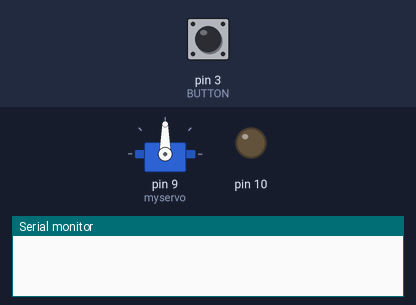
The sketch below on a simulated Arduino Uno, built with avr-gcc and run on an emulated ATmega328P. On the bench: servo, output pins drawn as LEDs (lit = HIGH), the last lines printed to the serial monitor. The test bench sets the inputs (shaded band); at power-on: pin 3 (BUTTON) HIGH.

Above: at 3.4 s.
3.5 s: pin 3 (BUTTON) pulsed LOW 5 times (0.12 s each, 0.3 s apart)
At 6.2 s:
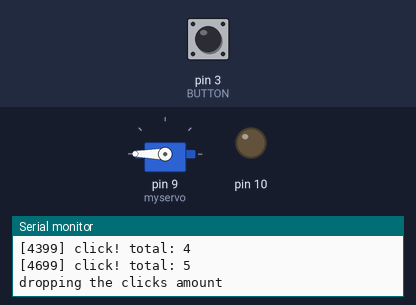
6.7 s: pin 3 (BUTTON) pulled LOW for 1 s
At 7.7 s:
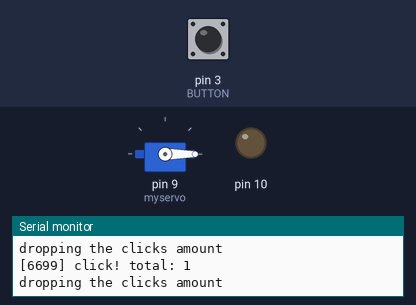
Timing chart, 0 to 9.7 s (numbered marks = the images above; inputs shaded):
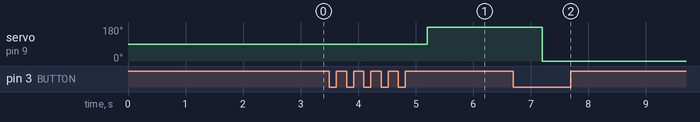

The sketch:

spin-me-right-round.ino
```cpp
#define LEFT 9
#define RIGHT 10
#define BUTTON 3

#define SPIN_DELAY  400
#include <Servo.h>
Servo myservo;
int pos = 0;
class Motor {
  private:
    int _left;
    int _right;
  public:
    Motor(int left, int right){
      _left = left;
      _right = right;

      pinMode(_left, OUTPUT);
      pinMode(_right, OUTPUT);

      tearDown();
    }

   void spinRightRound(){
    digitalWrite(_left, HIGH);
    digitalWrite(_right, LOW);
   }

   void spinReverse(){
      digitalWrite(_left, LOW);
      digitalWrite(_right, HIGH);
   }

   void tearDown(){
    digitalWrite(_left, LOW);
    digitalWrite(_right, LOW);
   }

   void reverse(){
    int tmp = _left;
    _left = _right;
    _right = tmp;
   }
};

class Clicker{
  private:
    int _pin;
    int _clicks;
    long _delayBetweenClicks;
    long _timeout;
    long _lastClick;
    long _debounceDelay;
    bool _lastState;

    long _longMillis(){
      long value = millis();
      return value;
    }
    int _getState(){
      return digitalRead(_pin);
    }
    bool _isDebounced(){
      return _longMillis() > _lastClick + _debounceDelay;
    }
    bool _isTimeout(){
      return _longMillis() > _lastClick + _timeout;
    }
    void _handleStateChanged(bool oldState, bool newState){
      if(oldState == HIGH){
         _lastClick = _longMillis();
         _clicks++;
         Serial.println();
         Serial.print("[");
         Serial.print(_lastClick);
         Serial.print("]");
         Serial.print(" click! total: ");
         Serial.print(_clicks);
         Serial.println();
      }
      _lastState = newState;
    }
    void _handleTimeout(){
      if(_clicks>0)
        Serial.println("dropping the clicks amount");
      _clicks = 0;
    }

  public:
    Clicker(int pin, long delayBetweenClicks, long timeout){
      _clicks = 0;
      _lastClick = -2147483648;
      _delayBetweenClicks = delayBetweenClicks;
      _timeout = timeout;
      _debounceDelay = 100;

      _pin = pin;
      pinMode(pin, INPUT_PULLUP);
      _lastState = _getState();
    }

    void check(){
      int newState = _getState();
      if(_lastState != newState && _isDebounced()){
        _handleStateChanged(_lastState, newState);
      }

      if(_isTimeout()){
        _handleTimeout();
      }
    }

    bool isStillWaiting(){
      return _longMillis() < _lastClick + _delayBetweenClicks;
    }

    bool isAboveClicks(int clicks){
      return _clicks >= clicks;
    }
};

Motor* motor;
Clicker* clicker;

void setup() {
  myservo.attach(9);
  pinMode(BUTTON, INPUT_PULLUP);
  motor = new Motor(LEFT, RIGHT);
  clicker = new Clicker(BUTTON, 500, 700);

  Serial.begin(9600);
}

void loop() {
  clicker->check();
  if(!clicker->isStillWaiting()){
    if(clicker->isAboveClicks(3)&& pos == 0){
      myservo.write(180);
      delay(SPIN_DELAY);
      pos = 1;
    } else if (clicker->isAboveClicks(1)&& pos == 1){
      myservo.write(0);
      delay(SPIN_DELAY);
      pos = 0;
    }
  }
}
```

Measured:
- after the input at 3.5 s, servo on pin 9 (myservo): 90° → 180° after 1.7 s
- after the input at 6.7 s, servo on pin 9 (myservo): 180° → 0° after 0.50 s
